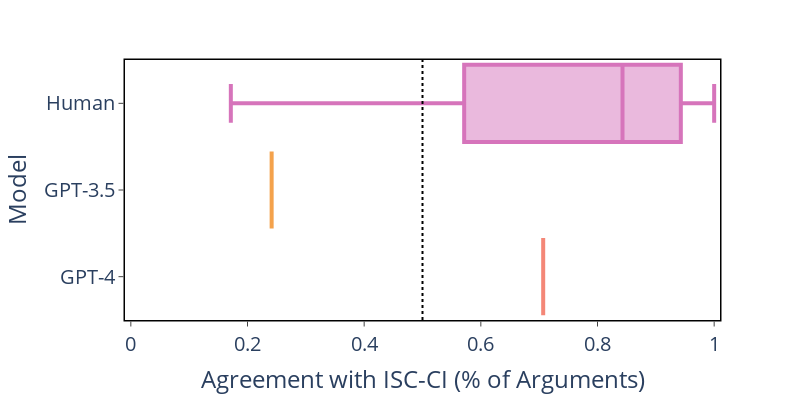

Notebook code for this chart:
### Markdown cell above
## Context-Dependent Categorization

### Code cell
# Load human data
human_data = pd.read_csv('data/generalization_experiments/thematic_arguments.csv', index_col=0)

# Split into two arguments to calculate model scores
model_data = human_data.groupby(['Argument 1-Premise 1','Argument 1-Premise 2','Argument 1-Conclusion',
                                    'Argument 2-Premise 1','Argument 2-Premise 2','Argument 2-Conclusion']).mean().reset_index()
model_argument1 = model_data[['Argument 1-Premise 1','Argument 1-Premise 2','Argument 1-Conclusion']]
model_argument2 = model_data[['Argument 2-Premise 1','Argument 2-Premise 2','Argument 2-Conclusion']]
model_argument1.columns = ['Premise 1','Premise 2','Conclusion']
model_argument2.columns = ['Premise 1','Premise 2','Conclusion']
model_argument1['Premise 3'] = np.nan
model_argument2['Premise 3'] = np.nan

# Add LLM predictions
llm_data = pd.read_csv('data/generalization_experiments/thematic_arguments_llm.csv', index_col=0)
model_argument1 = model_argument1.merge(llm_data,left_on=['Premise 1','Premise 2','Conclusion'],right_on=['Premise 1','Premise 2','Conclusion'],how='left')
model_argument2 = model_argument2.merge(llm_data,on=['Premise 1','Premise 2','Conclusion'],how='left')

# Generate paired model predictions for which argument is stronger
model_argument1 = model_argument1.add_prefix('Argument 1-')
model_argument2 = model_argument2.add_prefix('Argument 2-')
model_data = pd.concat([model_argument1,model_argument2],axis=1)
for model in ['GPT-3.5','GPT-4']:
    model_data[model] = model_data[f'Argument 2-{model}']>model_data[f'Argument 1-{model}']

# Merge human and model data
model_data['participant_id'] = 0
model_data = model_data.melt(id_vars=['Argument 1-Premise 1','Argument 1-Premise 2','Argument 1-Conclusion',
                                      'Argument 2-Premise 1','Argument 2-Premise 2','Argument 2-Conclusion','participant_id'],
                             value_vars=['GPT-3.5','GPT-4'],var_name='Model',value_name='Argument 2 Chosen')
human_data['Model'] = 'Human'
argument_data = pd.concat([model_data,human_data],axis=0,ignore_index=True)

# Generate box plot
plot_data = argument_data.groupby(['Model','participant_id']).mean().reset_index()
plot_data = plot_data[plot_data.Model.isin(['Human','GPT-3.5','GPT-4'])]
plot_data = plot_data.rename(columns={'Argument 2 Chosen':'Agreement with ISC-CI (% of Arguments)'})
fig = px.box(plot_data,y='Model',color='Model',x='Agreement with ISC-CI (% of Arguments)',
                category_orders={'Model':['Human','GPT-3.5','GPT-4']},
                color_discrete_map=utils.model_colors,
                range_x=[-.01,1.01])
fig = utils.format_figure(fig,height=400,width=800)
fig.add_vline(x=0.5, line_dash='dot', line_color="black")
fig.update_traces(line=dict(width=4))
fig.update_layout(boxgap=0.1,boxgroupgap=0.01,showlegend=False)
fig.show()

### Figure 1 — Plotly figure (JSON) as saved in the notebook; plotly's stock layout.template omitted (floating-point values rounded to 4 significant figures)
{"data": [{"alignmentgroup": "True", "hovertemplate": "Model=%{y}<br>Agreement with ISC-CI (% of Arguments)=%{x}<extra></extra>", "legendgroup": "Human", "line": {"width": 4}, "marker": {"color": "#D674BB"}, "name": "Human", "notched": false, "offsetgroup": "Human", "orientation": "h", "showlegend": true, "type": "box", "x": [0.8286, 0.9429, 1, 0.6286, 0.2857, 0.1714, 0.9429, 0.6571, 0.9714, 0.8857, 1, 0.4, 0.9714, 1, 0.5143, 0.9143, 0.4857, 0.8857, 0.6286, 0.6571, 0.8, 0.7714, 0.9429, 0.5429, 0.7429, 0.9714, 1, 0.4, 0.9429, 0.9143, 0.5143, 0.8571, 0.8571, 0.2, 0.8571, 0.7143, 0.5714, 0.9429, 0.8857, 0.4, 1, 0.5429, 0.8286, 0.6286, 0.9143, 0.8286, 0.9429, 0.8571, 0.9714, 0.5429], "x0": " ", "xaxis": "x", "y": ["Human", "Human", "Human", "Human", "Human", "Human", "Human", "Human", "Human", "Human", "Human", "Human", "Human", "Human", "Human", "Human", "Human", "Human", "Human", "Human", "Human", "Human", "Human", "Human", "Human", "Human", "Human", "Human", "Human", "Human", "Human", "Human", "Human", "Human", "Human", "Human", "Human", "Human", "Human", "Human", "Human", "Human", "Human", "Human", "Human", "Human", "Human", "Human", "Human", "Human"], "y0": " ", "yaxis": "y"}, {"alignmentgroup": "True", "hovertemplate": "Model=%{y}<br>Agreement with ISC-CI (% of Arguments)=%{x}<extra></extra>", "legendgroup": "GPT-3.5", "line": {"width": 4}, "marker": {"color": "#F4A24C"}, "name": "GPT-3.5", "notched": false, "offsetgroup": "GPT-3.5", "orientation": "h", "showlegend": true, "type": "box", "x": [0.2414], "x0": " ", "xaxis": "x", "y": ["GPT-3.5"], "y0": " ", "yaxis": "y"}, {"alignmentgroup": "True", "hovertemplate": "Model=%{y}<br>Agreement with ISC-CI (% of Arguments)=%{x}<extra></extra>", "legendgroup": "GPT-4", "line": {"width": 4}, "marker": {"color": "#F48777"}, "name": "GPT-4", "notched": false, "offsetgroup": "GPT-4", "orientation": "h", "showlegend": true, "type": "box", "x": [0.7069], "x0": " ", "xaxis": "x", "y": ["GPT-4"], "y0": " ", "yaxis": "y"}], "layout": {"boxgap": 0.1, "boxgroupgap": 0.01, "boxmode": "overlay", "height": 400, "legend": {"title": {"text": "Model"}, "tracegroupgap": 0}, "margin": {"t": 60}, "plot_bgcolor": "white", "shapes": [{"line": {"color": "black", "dash": "dot"}, "type": "line", "x0": 0.5, "x1": 0.5, "xref": "x", "y0": 0, "y1": 1, "yref": "y domain"}], "showlegend": false, "width": 800, "xaxis": {"anchor": "y", "domain": [0, 1], "linecolor": "black", "linewidth": 1.5, "mirror": true, "range": [-0.01, 1.01], "showgrid": false, "showline": true, "tickfont": {"size": 20}, "ticks": "outside", "title": {"font": {"size": 24}, "text": "Agreement with ISC-CI (% of Arguments)"}}, "yaxis": {"anchor": "x", "categoryarray": ["GPT-4", "GPT-3.5", "Human"], "categoryorder": "array", "domain": [0, 1], "linecolor": "black", "linewidth": 1.5, "mirror": true, "showgrid": false, "showline": true, "tickfont": {"size": 20}, "ticks": "outside", "title": {"font": {"size": 24}, "text": "Model"}}}}
